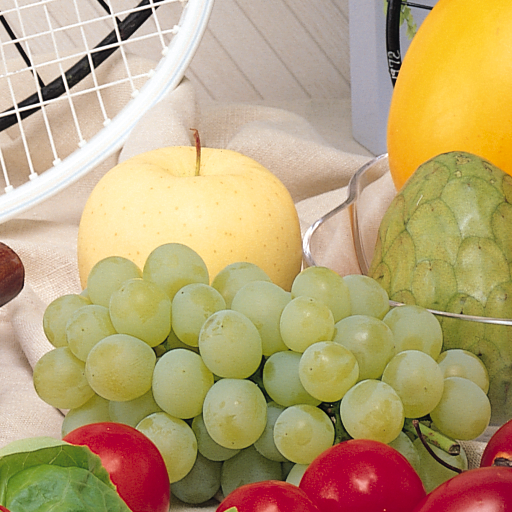
#> input picture Datatest/fruits.png, 512 x 512 px, found by its file name
$ python 'Gaussian Filter.py'
#> lines starting #> are read from the running program, lines starting #| are printed output that depends on the picture
import cv2 as cv
import numpy as np
from matplotlib import pyplot as plt

pic = cv.imread("D:/Library/Documents/Kuliah/PCV/Datatest/fruits.png")
#> pic is the input picture: shape (512, 512, 3); mean B, G, R 118.3, 163.3, 185.5
gaussian = cv.blur(pic,(7,7),0)
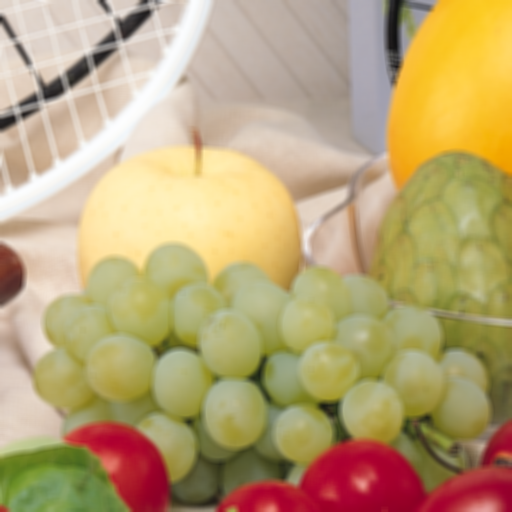
#> gaussian: shape (512, 512, 3); mean B, G, R 118.3, 163.3, 185.5

plt.subplot(121),plt.imshow(cv.cvtColor(pic,cv.COLOR_BGR2RGB)),plt.title('Original')
plt.xticks([]),plt.yticks([])
plt.subplot(122),plt.imshow(cv.cvtColor(gaussian,cv.COLOR_BGR2RGB)),plt.title('Gaussian Blur')
plt.xticks([]),plt.yticks([])
plt.show()
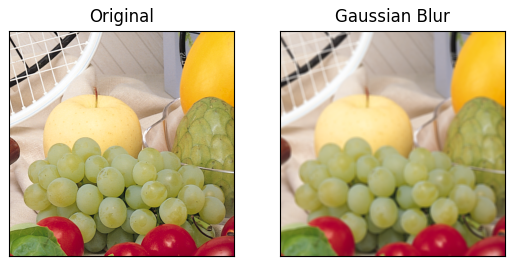
#> figure drawn by matplotlib, 2 panels
